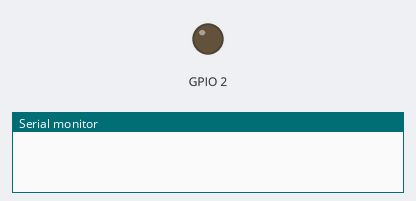
Bench run of a sketch on a simulated ESP32. Shown: output pins drawn as LEDs (lit = HIGH), the last lines printed to the serial monitor. WiFi joins after 1.5 s; servers stay silent unless stated; web services answer with replies made up by the test bench.

Above: at 0.0 s.
At 2.2 s:
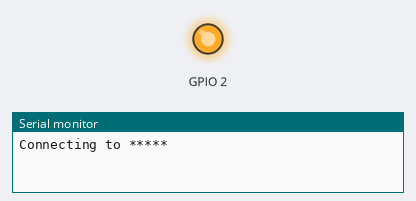
Timing chart, 0 to 3.9 s (numbered marks = the images above):
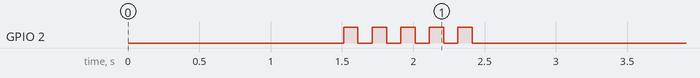

The sketch:

ESP32_LineNotify.ino
```cpp
/*
NodeMCU (ESP32)
Author : ChungYi Fu (Kaohsiung, Taiwan)  2021-4-22 20:30
https://www.facebook.com/francefu
*/

#include <WiFi.h>
#include <WiFiClientSecure.h>

const char* ssid     = "*****";   // your network SSID
const char* password = "*****";   // your network password
String token = "*****";  // LineNotify Token

void setup()
{
  Serial.begin(115200);
  delay(10);

  WiFi.mode(WIFI_STA);
  WiFi.begin(ssid, password);
  delay(1000);
  Serial.println();
  Serial.print("Connecting to ");
  Serial.println(ssid);

  long int StartTime=millis();
  while (WiFi.status() != WL_CONNECTED)
  {
      delay(500);
      if ((StartTime+10000) < millis()) break;
  }

  if (WiFi.status() == WL_CONNECTED)
  {
    pinMode(2, OUTPUT);
    for (int i=0;i<5;i++)
    {
      digitalWrite(2,HIGH);
      delay(100);
      digitalWrite(2,LOW);
      delay(100);
    }

    Serial.println();
    Serial.println("STAIP address: ");
    Serial.println(WiFi.localIP());
    Serial.println();
  }
  else
  {
    Serial.println("Unable to connect!");
    delay(2000);
    ESP.restart();
  }

  //Push a message to LineNotify
  String message = encodeMessage("message=Test message\nI'm a \"Maker\"");
  String request = message;
  Serial.println(LineNotify(request, 1));

  //Push a emoji to LineNotify
  String message_emoji = encodeMessage("message=Test emoji\nI'm a \"Maker\"");
  String emoji = "&stickerPackageId=1&stickerId=2";
  String request_emoji = message_emoji + emoji;
  Serial.println(LineNotify(request_emoji, 1));

  //Push a image to LineNotify
  String message_image = encodeMessage("message=Test image\nI'm a \"Maker\"");
  String imageFullsize = "https://video.nextmag.com.tw/photo/2016/04/25/1461565395_f66f-tile_1461575684432_555961_ver1.0.jpg";
  String imageThumbnail = "https://video.nextmag.com.tw/photo/2016/01/26/B766ENT02-01_1453804306593_487920_ver1.0.jpg";
  String image = "&imageFullsize="+imageFullsize+"&imageThumbnail="+imageThumbnail;
  String request_image = message_image + image;
  Serial.println(LineNotify(request_image, 1));
}

void loop()
{
}

String LineNotify(String request, byte wait)
{
  WiFiClientSecure client_tcp;
  client_tcp.setInsecure();   //run version 1.0.5 or above

  if (client_tcp.connect("notify-api.line.me", 443))
  {
    client_tcp.println("POST /api/notify HTTP/1.1");
    client_tcp.println("Connection: close");
    client_tcp.println("Host: notify-api.line.me");
    client_tcp.println("User-Agent: ESP8266/1.0");
    client_tcp.println("Authorization: Bearer " + token);
    client_tcp.println("Content-Type: application/x-www-form-urlencoded");
    client_tcp.println("Content-Length: " + String(request.length()));
    client_tcp.println();
    client_tcp.println(request);
    client_tcp.println();

    String getResponse="",Feedback="";
    boolean state = false;
    int waitTime = 3000;   // timeout 3 seconds
    long startTime = millis();
    while ((startTime + waitTime) > millis())
    {
      while (client_tcp.available())
      {
          char c = client_tcp.read();
          if (state==true) Feedback += String(c);
          if (c == '\n')
          {
            if (getResponse.length()==0) state=true;
            getResponse = "";
          }
          else if (c != '\r')
            getResponse += String(c);
          if (wait==1)
            startTime = millis();
       }
       if (wait==0)
        if ((state==true)&&(Feedback.length()!= 0)) break;
    }
    client_tcp.stop();
    return Feedback;
  }
  else
    return "Connection failed";
}

String encodeMessage(String message)
{
  message.replace("%","%25");
  message.replace(" ","%20");
  message.replace("&","%20");
  message.replace("#","%20");
  //message.replace("\'","%27");
  message.replace("\"","%22");
  message.replace("\n","%0D%0A");
  return message;
}
```
